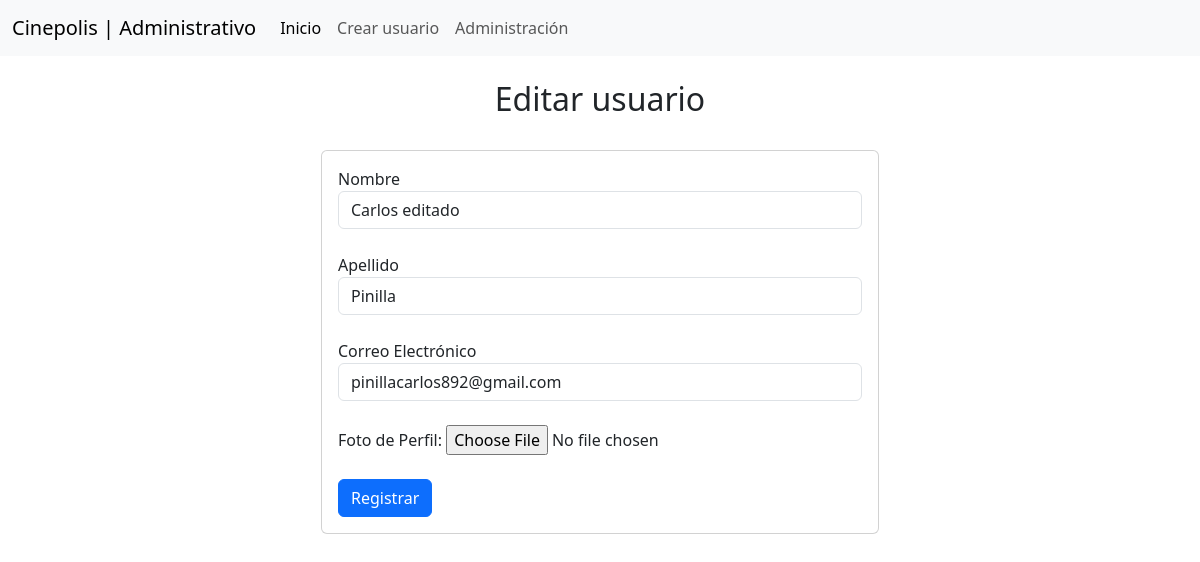
The page /edit.php?id=21 on the database its author committed.
### tables this page shows
CREATE TABLE `user_` (
  `user_id` int(11) NOT NULL,
  `name` varchar(30) NOT NULL,
  `surname` varchar(30) NOT NULL,
  `email` varchar(70) NOT NULL,
  `password` varchar(30) NOT NULL,
  `image` varchar(50) NOT NULL
);

### config/Database.php (called while the page is built, shortened)
<?php
class Database
{
    private $host = 'localhost';
    private $dbname = 'cinepolombia';
    private $username = 'root';
    private $password = '';
    private $conn;
    public function __construct()
    {
        try {
            $this->conn = new PDO("mysql:host=$this->host;dbname=$this->dbname", $this->username, $this->password);
            $this->conn->setAttribute(PDO::ATTR_ERRMODE, PDO::ERRMODE_EXCEPTION);
        } catch (PDOException $e) {
            die("Error de conexión: " . $e->getMessage());
        }
    }
    public function getConnection()
    {
        return $this->conn;
    }
}

### classes/user/UserDAO.php (called while the page is built, shortened)
<?php
include 'config/Database.php';
class UserDAO
{
    private $conn;
    function __construct()
    {
        $db = new Database();
        $this->conn = $db->getConnection();
    }
    function getOne($id)
    {
        try {
            $query = $this->conn->query("SELECT * FROM user_ WHERE user_id = $id");
            return $query->fetch(PDO::FETCH_ASSOC);
        } catch (PDOException $e) {
            echo "Error: " . $e->getMessage();
            return false;
        }
    }
}

### edit.php (the view, shortened to what this page needs)
<!DOCTYPE html>
<html lang="en">
<head>
    <link rel="stylesheet" href="https://cdn.jsdelivr.net/npm/bootstrap@5.3.2/dist/css/bootstrap.min.css">
</head>
<body>
    <?php
    include 'components/navbar.php';
    ?>
    <div class="container">
        <?php
        $userDao = new UserDAO();
        $user = $userDao->getOne($_GET['id']);
        ?>
        <h2 class="text-center py-4">Editar usuario</h2>
        <div class="card w-50 mx-auto">
            <div class="card-body">
                <form method="post" enctype="multipart/form-data">
                    <div class="form-group mb-4">
                        <label for="nombre">Nombre</label>
                        <input type="text" class="form-control" id="name" name="name" value="<?php echo $user['name']; ?>" required>
                    </div>
                    <div class="form-group mb-4">
                        <label for="apellido">Apellido</label>
                        <input type="text" class="form-control" id="surname" name="surname" value="<?php echo $user['surname']; ?>" required>
                    </div>
                    <div class="form-group mb-4">
                        <label for="correo">Correo Electrónico</label>
                        <input type="email" class="form-control" id="email" name="email" value="<?php echo $user['email']; ?>" required>
                    </div>
                    <div class="form-group mb-4">
                        <label for="foto">Foto de Perfil:</label>
                        <input type="file" class="form-control-file" id="image" name="image" accept="image/*">
                    </div>
                    <button type="submit" class="btn btn-primary">Registrar</button>
                </form>
            </div>
        </div>
    </div>
</body>
</html>

### rows shown on the page
user_: name "Carlos editado", surname "Pinilla", email "pinillacarlos892@gmail.com"
